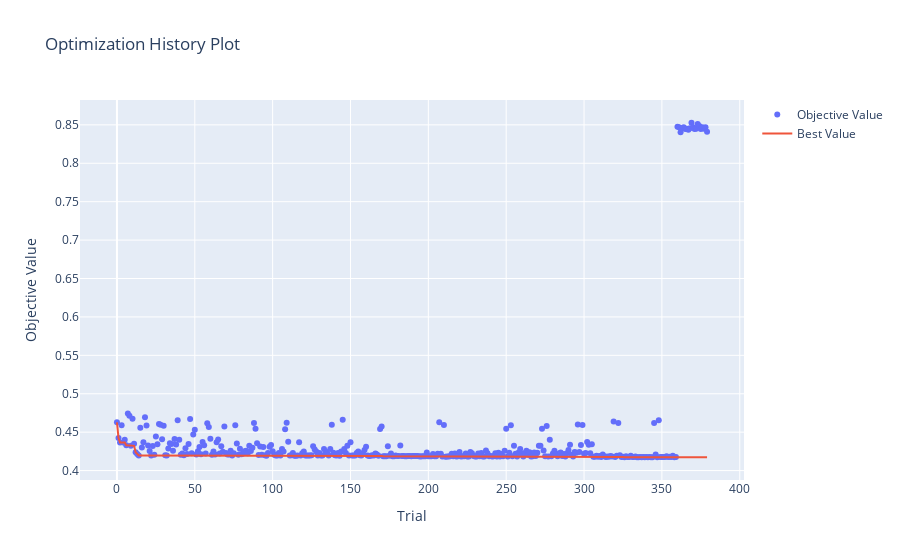

Write notebook code for a chart like this one.
### Code cell
opt.plot_optimization_history(study6)

### Figure 1 — Plotly figure (JSON) as saved in the notebook; plotly's stock layout.template omitted (floating-point values rounded to 4 significant figures; data arrays with more than 128 entries replaced by an {"elided": "..."} marker saying what was removed)
{"data": [{"mode": "markers", "name": "Objective Value", "type": "scatter", "x": {"elided": "380 int values"}, "y": {"elided": "380 float values"}}, {"mode": "lines", "name": "Best Value", "type": "scatter", "x": {"elided": "380 int values"}, "y": {"elided": "380 float values"}}, {"marker": {"color": "#cccccc"}, "mode": "markers", "name": "Infeasible Trial", "showlegend": false, "type": "scatter", "x": [], "y": []}], "layout": {"title": {"text": "Optimization History Plot"}, "xaxis": {"title": {"text": "Trial"}}, "yaxis": {"title": {"text": "Objective Value"}}}}
